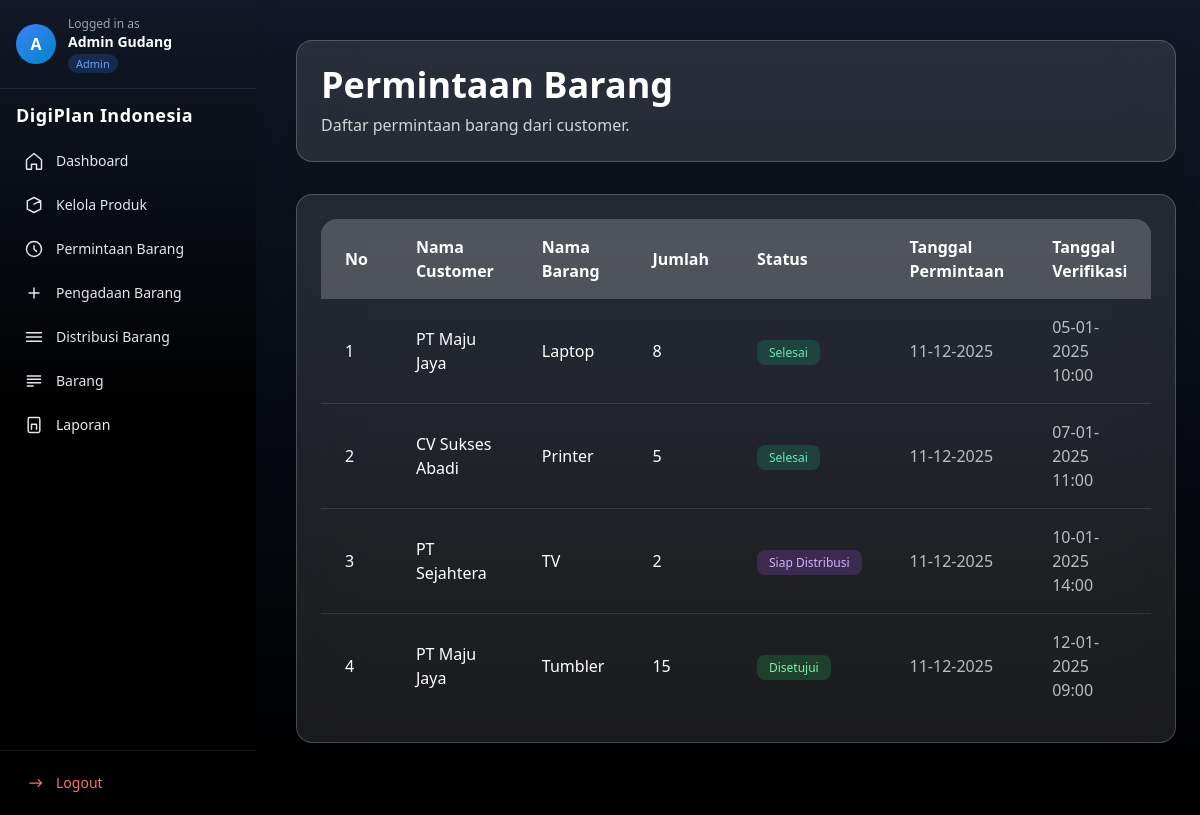
Page /admin/item-request.php (signed in) on the earlier database version.
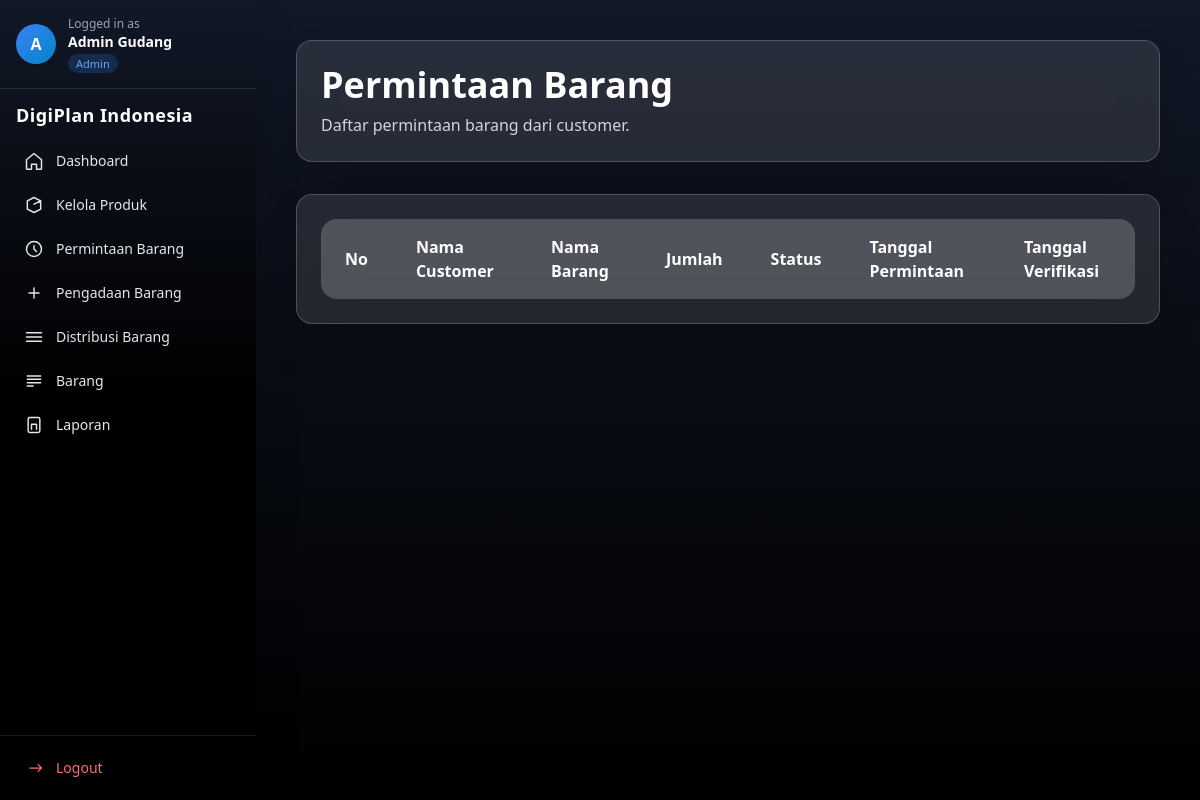
Same page on the later database version.
### tables this page shows
CREATE TABLE permintaan_barang (
  id INT AUTO_INCREMENT PRIMARY KEY,
  kode_permintaan VARCHAR(50) UNIQUE,
  user_id INT,
  nama_barang VARCHAR(100),
  merk VARCHAR(100),
  warna VARCHAR(100),
  jumlah INT,
  status ENUM(
    'diajukan','ditolak','dibatalkan',
    'disetujui','dalam_pengadaan',
    'siap_distribusi','selesai'
  ),
  admin_id INT,
  tanggal_verifikasi DATETIME,
  catatan_admin TEXT,
  created_at TIMESTAMP DEFAULT CURRENT_TIMESTAMP,
  deleted_at DATETIME DEFAULT NULL,
  FOREIGN KEY (user_id) REFERENCES users(id),
  FOREIGN KEY (admin_id) REFERENCES users(id)
);

CREATE TABLE users (
  id INT AUTO_INCREMENT PRIMARY KEY,
  name VARCHAR(100),
  email VARCHAR(100) UNIQUE,
  password VARCHAR(255),
  role_id INT,
  created_at TIMESTAMP DEFAULT CURRENT_TIMESTAMP,
  deleted_at DATETIME DEFAULT NULL,
  FOREIGN KEY (role_id) REFERENCES roles(id)
);

### admin/item-request-func.php (called while the page is built, shortened)
<?php
require '../include/conn.php';
$sql = "
  SELECT
    pb.*,
    u.name AS nama_user
  FROM permintaan_barang pb
  JOIN users u ON pb.user_id = u.id
  ORDER BY pb.created_at DESC
";
$result = $conn->query($sql);

### admin/item-request.php (the view, shortened to what this page needs)
<?php
require 'item-request-func.php';
?>
<!DOCTYPE html>
<html lang="en">
<head>
  <script src="https://cdn.tailwindcss.com"></script>
</head>
<body class="bg-gradient-to-b from-gray-900 to-black overflow-x-hidden">
  <?php include '../include/layouts/sidebar-admin.php'; ?>
  <div class="flex min-h-screen">
    <main class="ml-64 p-10 w-full flex-1">
      <div class="max-w-7xl mx-auto">
        <div class="backdrop-blur-xl bg-white/10 border border-white/20 p-6 rounded-2xl shadow-2xl mb-8">
          <h1 class="text-4xl font-bold text-white mb-2">Permintaan Barang</h1>
          <p class="text-white/80">Daftar permintaan barang dari customer.</p>
        </div>
        <div class="backdrop-blur-xl bg-white/10 border border-white/20 rounded-2xl shadow-2xl mb-8 p-6">
          <div class="rounded-2xl overflow-x-auto">
            <table class="table-auto w-full">
              <thead>
                <tr class="bg-white/20 text-white text-left">
                  <th class="px-6 py-4">No</th>
                  <th class="px-6 py-4">Nama Customer</th>
                  <th class="px-6 py-4">Nama Barang</th>
                  <th class="px-6 py-4">Jumlah</th>
                  <th class="px-6 py-4">Status</th>
                  <th class="px-6 py-4">Tanggal Permintaan</th>
                  <th class="px-6 py-4">Tanggal Verifikasi</th>
                </tr>
              </thead>
              <tbody class="divide-y divide-white/10">
                <?php $no = 1;
                while ($row = $result->fetch_assoc()): ?>
                  <tr class="hover:bg-white/5">
                    <td class="px-6 py-4 text-white"><?= $no++ ?></td>
                    <td class="px-6 py-4 text-white"><?= htmlspecialchars($row['nama_user']) ?></td>
                    <td class="px-6 py-4 text-white"><?= htmlspecialchars($row['nama_barang']) ?></td>
                    <td class="px-6 py-4 text-white"><?= $row['jumlah'] ?></td>
                    <td class="px-6 py-4 capitalize">
                      <?php
                      switch ($row['status']) {
                        case 'disetujui':
                          echo "<span class='px-3 py-1 bg-green-500/20 text-green-300 rounded-lg text-xs whitespace-nowrap'>Disetujui</span>";
                          break;
                        case 'siap_distribusi':
                          echo "<span class='px-3 py-1 bg-purple-500/20 text-purple-300 rounded-lg text-xs whitespace-nowrap'>Siap Distribusi</span>";
                          break;
                        case 'selesai':
                          echo "<span class='px-3 py-1 bg-emerald-500/20 text-emerald-300 rounded-lg text-xs whitespace-nowrap'>Selesai</span>";
                          break;
                      }
                      ?>
                    </td>
                    <td class="px-6 py-4 text-white/70">
                      <?= date('d-m-Y', strtotime($row['created_at'])) ?>
                    </td>
                    <td class="px-6 py-4 text-white/70">
                      <?= $row['tanggal_verifikasi']
                        ? date('d-m-Y H:i', strtotime($row['tanggal_verifikasi']))
                        : 'Belum Diverifikasi'; ?>
                    </td>
                  </tr>
                <?php endwhile; ?>
              </tbody>
            </table>
          </div>
        </div>
      </div>
    </main>
  </div>
</body>
</html>

Differences in the rows shown:
removed permintaan_barang: user.name "PT Maju Jaya", nama_barang "Laptop", jumlah "8", status "Selesai", created_at "11-12-2025", tanggal_verifikasi "05-01-2025 10:00"
removed permintaan_barang: user.name "CV Sukses Abadi", nama_barang "Printer", jumlah "5", status "Selesai", created_at "11-12-2025", tanggal_verifikasi "07-01-2025 11:00"
removed permintaan_barang: user.name "PT Sejahtera", nama_barang "TV", jumlah "2", status "Siap Distribusi", created_at "11-12-2025", tanggal_verifikasi "10-01-2025 14:00"
removed permintaan_barang: user.name "PT Maju Jaya", nama_barang "Tumbler", jumlah "15", status "Disetujui", created_at "11-12-2025", tanggal_verifikasi "12-01-2025 09:00"
